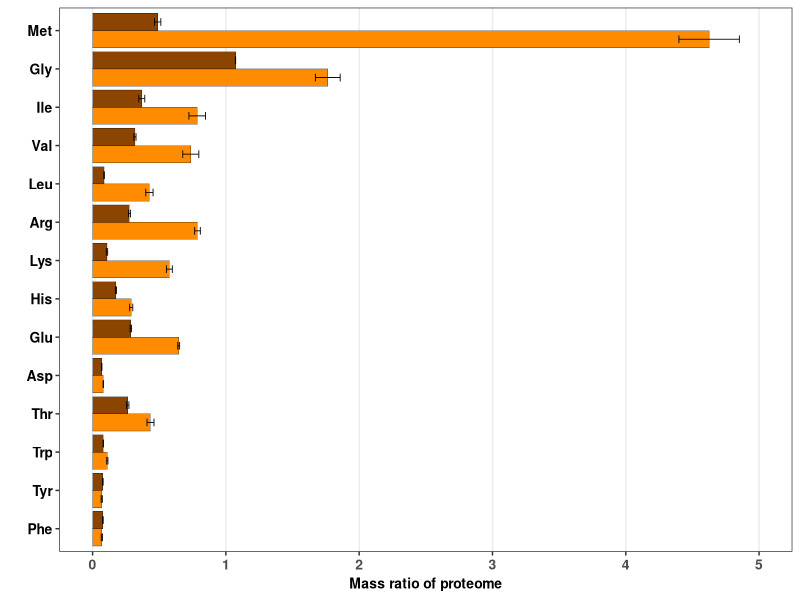
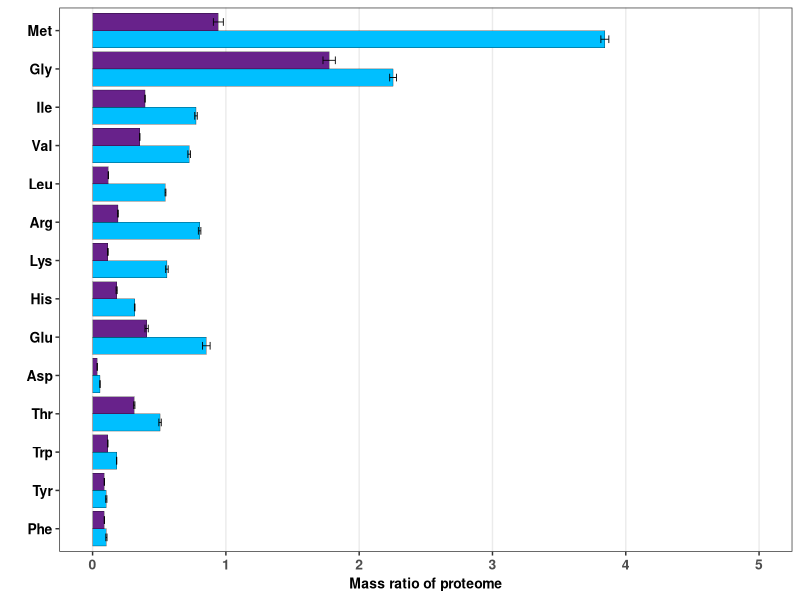
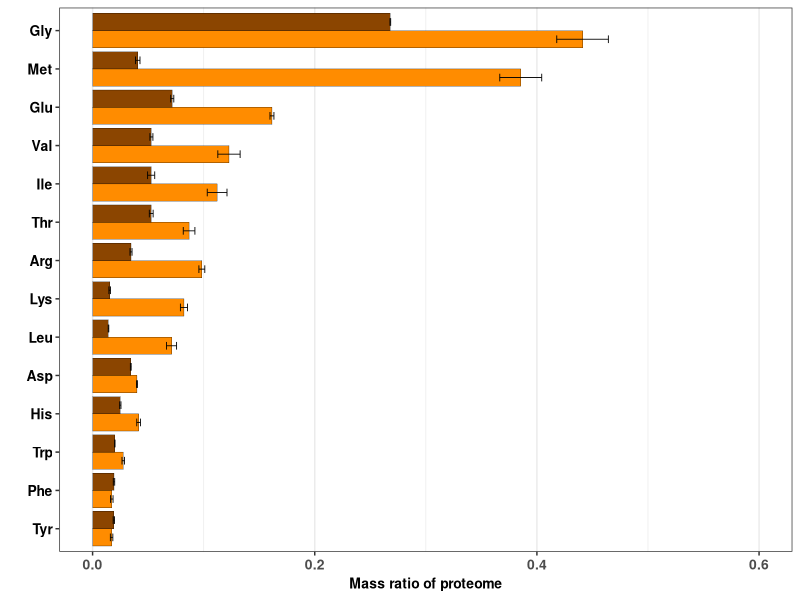
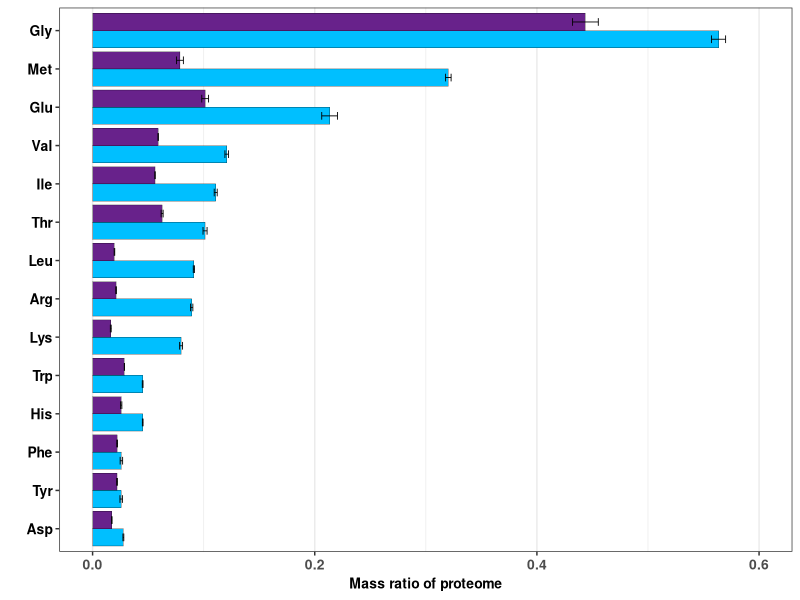

These figures' R source, in order:
# This script will filter individual proteomic data samples through matching to specified proteins,that have been deduced
# from SGD pathways, to be part in the biosynthesis of supplemented amino acids

# Create data-sets for the individual sample conditions, from the supporting data-set.
# Input the data according to the colnames specified sirectly below, one protein per row in the data.frame, for aerobic samples only use the 2 replicates for rich and min respectively
# Example; Accession Rich_repl_1_mass_ratio  Rich_repl_2_mass_ratio Rich_repl_3_mass_ratio Min_repl_1_mass_ratio Min_repl_2_mass_ratio Min_repl_3_mass_ratio Gene_Name Protein_Name
# Example; PXXXXX          0.0056567               0.005343                0.004943           0.005143                  0.005243              0.005003        YXXXXXX    ABC1    

# Load data
input_data_aerobic_min <-  read.csv('glu_proteomics_aerobic_min.csv',header=TRUE,sep = ',',dec = '.')[,c(1,2,3,4,5)]
input_data_aerobic_rich <- read.csv('glu_proteomics_aerobic_rich.csv',header=TRUE,sep = ',',dec = '.')[,c(1,2,3,4,5)]
input_data_anaerobic_min <- read.csv('glu_proteomics_anaerobic_min.csv',header=TRUE,sep = ',',dec = '.')[,c(1,2,3,4,5,6)]
input_data_anaerobic_rich <- read.csv('glu_proteomics_anaerobic_rich.csv',header=TRUE,sep = ',',dec = '.')[,c(1,2,3,4,5,6)]

# Set-up data frames of proteins relating to each amino acid biosynthesis
# Can be found in supporting data-set
#
Arginine_proteins <- data.frame(c('ARG2','ARG7','ARG5,6','ARG8','ARG3','ARG1','ARG4','CPA1','CPA2'))
colnames(Arginine_proteins) <- c('Protein')
Aspartate_proteins <- data.frame(c('AAT1','AAT2'))
colnames(Aspartate_proteins) <- c('Protein')
Glutamate_proteins <- data.frame(c('GLN1','GLT1','GDH1','GDH3'))
colnames(Glutamate_proteins) <- c('Protein')
Glycine_proteins <- data.frame(c('AGX1','GLY1','SHM1','SHM2'))
colnames(Glycine_proteins) <- c('Protein')
Histidine_proteins <- data.frame(c('HIS1','HIS2','HIS3','HIS4','HIS5','HIS6','HIS7'))
colnames(Histidine_proteins) <- c('Protein')
Isoleucine_proteins <- data.frame(c('ILV1','ILV2','ILV3','ILV5','ILV6','BAT1','BAT2'))
colnames(Isoleucine_proteins) <- c('Protein')
Leucine_proteins <- data.frame(c('LEU1','LEU2','LEU4','LEU9','BAT1','BAT2'))
colnames(Leucine_proteins) <- c('Protein')
Lysine_proteins <- data.frame(c('LYS1','LYS2','LYS4','LYS9','LYS12','LYS20','LYS21'))
colnames(Lysine_proteins) <- c('Protein')
Methionine_proteins <- data.frame(c('MET2','MET3','MET5','MET6','MET7','MET10','MET12','MET13','MET14','MET16','MET17','MET22'))
colnames(Methionine_proteins) <- c('Protein')
Phenylalanine_proteins <- data.frame(c('ARO7','ARO8','ARO9','PHA2'))
colnames(Phenylalanine_proteins) <- c('Protein')
Threonine_proteins <- data.frame(c('HOM2','HOM3','HOM6','THR1','THR4'))
colnames(Threonine_proteins) <- c('Protein')
Tryptophan_proteins <- data.frame(c('TRP1','TRP2','TRP3','TRP4','TRP5'))
colnames(Tryptophan_proteins) <- c('Protein')
Tyrosine_proteins <- data.frame(c('ARO7','ARO8','ARO9','TYR1'))
colnames(Tyrosine_proteins) <- c('Protein')
Valine_proteins <- data.frame(c('ILV2','ILV3','ILV5','ILV6','BAT1','BAT2'))
colnames(Valine_proteins) <- c('Protein')

# Sub-set data-sets of proteins to the identified enzymes in amino acid biosynthesis (above)

# Arginine
Arginine_matches_min_anaerobic <- merge(Arginine_proteins,input_data_anaerobic_min,by='Protein',all.x=FALSE)
Arginine_matches_rich_anaerobic <- merge(Arginine_proteins,input_data_anaerobic_rich,by='Protein',all.x=FALSE)
Arginine_matches_min_aerobic <- merge(Arginine_proteins,input_data_aerobic_min,by='Protein',all.x=FALSE)
Arginine_matches_rich_aerobic <- merge(Arginine_proteins,input_data_aerobic_rich,by='Protein',all.x=FALSE)
# Aspartate
Aspartate_matches_min_anaerobic <- merge(Aspartate_proteins,input_data_anaerobic_min,by='Protein',all.x=FALSE)
Aspartate_matches_rich_anaerobic <- merge(Aspartate_proteins,input_data_anaerobic_rich,by='Protein',all.x=FALSE)
Aspartate_matches_min_aerobic <- merge(Aspartate_proteins,input_data_aerobic_min,by='Protein',all.x=FALSE)
Aspartate_matches_rich_aerobic <- merge(Aspartate_proteins,input_data_aerobic_rich,by='Protein',all.x=FALSE)
# Glutamate
Glutamate_matches_min_anaerobic <- merge(Glutamate_proteins,input_data_anaerobic_min,by='Protein',all.x=FALSE)
Glutamate_matches_rich_anaerobic <- merge(Glutamate_proteins,input_data_anaerobic_rich,by='Protein',all.x=FALSE)
Glutamate_matches_min_aerobic <- merge(Glutamate_proteins,input_data_aerobic_min,by='Protein',all.x=FALSE)
Glutamate_matches_rich_aerobic <- merge(Glutamate_proteins,input_data_aerobic_rich,by='Protein',all.x=FALSE)
# Glycine
Glycine_matches_min_anaerobic <- merge(Glycine_proteins,input_data_anaerobic_min,by='Protein',all.x=FALSE)
Glycine_matches_rich_anaerobic <- merge(Glycine_proteins,input_data_anaerobic_rich,by='Protein',all.x=FALSE)
Glycine_matches_min_aerobic <- merge(Glycine_proteins,input_data_aerobic_min,by='Protein',all.x=FALSE)
Glycine_matches_rich_aerobic <- merge(Glycine_proteins,input_data_aerobic_rich,by='Protein',all.x=FALSE)
# Histidine
Histidine_matches_min_anaerobic <- merge(Histidine_proteins,input_data_anaerobic_min,by='Protein',all.x=FALSE)
Histidine_matches_rich_anaerobic <- merge(Histidine_proteins,input_data_anaerobic_rich,by='Protein',all.x=FALSE)
Histidine_matches_min_aerobic <- merge(Histidine_proteins,input_data_aerobic_min,by='Protein',all.x=FALSE)
Histidine_matches_rich_aerobic <- merge(Histidine_proteins,input_data_aerobic_rich,by='Protein',all.x=FALSE)
# Isoleucine
Isoleucine_matches_min_anaerobic <- merge(Isoleucine_proteins,input_data_anaerobic_min,by='Protein',all.x=FALSE)
Isoleucine_matches_rich_anaerobic <- merge(Isoleucine_proteins,input_data_anaerobic_rich,by='Protein',all.x=FALSE)
Isoleucine_matches_min_aerobic <- merge(Isoleucine_proteins,input_data_aerobic_min,by='Protein',all.x=FALSE)
Isoleucine_matches_rich_aerobic <- merge(Isoleucine_proteins,input_data_aerobic_rich,by='Protein',all.x=FALSE)
# Leucine
Leucine_matches_min_anaerobic <- merge(Leucine_proteins,input_data_anaerobic_min,by='Protein',all.x=FALSE)
Leucine_matches_rich_anaerobic <- merge(Leucine_proteins,input_data_anaerobic_rich,by='Protein',all.x=FALSE)
Leucine_matches_min_aerobic <- merge(Leucine_proteins,input_data_aerobic_min,by='Protein',all.x=FALSE)
Leucine_matches_rich_aerobic <- merge(Leucine_proteins,input_data_aerobic_rich,by='Protein',all.x=FALSE)
# Lysine
Lysine_matches_min_anaerobic <- merge(Lysine_proteins,input_data_anaerobic_min,by='Protein',all.x=FALSE)
Lysine_matches_rich_anaerobic <- merge(Lysine_proteins,input_data_anaerobic_rich,by='Protein',all.x=FALSE)
Lysine_matches_min_aerobic <- merge(Lysine_proteins,input_data_aerobic_min,by='Protein',all.x=FALSE)
Lysine_matches_rich_aerobic <- merge(Lysine_proteins,input_data_aerobic_rich,by='Protein',all.x=FALSE)
# Methionine
Methionine_matches_min_anaerobic <- merge(Methionine_proteins,input_data_anaerobic_min,by='Protein',all.x=FALSE)
Methionine_matches_rich_anaerobic <- merge(Methionine_proteins,input_data_anaerobic_rich,by='Protein',all.x=FALSE)
Methionine_matches_min_aerobic <- merge(Methionine_proteins,input_data_aerobic_min,by='Protein',all.x=FALSE)
Methionine_matches_rich_aerobic <- merge(Methionine_proteins,input_data_aerobic_rich,by='Protein',all.x=FALSE)
# Phenylalanine
Phenylalanine_matches_min_anaerobic <- merge(Phenylalanine_proteins,input_data_anaerobic_min,by='Protein',all.x=FALSE)
Phenylalanine_matches_rich_anaerobic <- merge(Phenylalanine_proteins,input_data_anaerobic_rich,by='Protein',all.x=FALSE)
Phenylalanine_matches_min_aerobic <- merge(Phenylalanine_proteins,input_data_aerobic_min,by='Protein',all.x=FALSE)
Phenylalanine_matches_rich_aerobic <- merge(Phenylalanine_proteins,input_data_aerobic_rich,by='Protein',all.x=FALSE)
# Threonine
Threonine_matches_min_anaerobic <- merge(Threonine_proteins,input_data_anaerobic_min,by='Protein',all.x=FALSE)
Threonine_matches_rich_anaerobic <- merge(Threonine_proteins,input_data_anaerobic_rich,by='Protein',all.x=FALSE)
Threonine_matches_min_aerobic <- merge(Threonine_proteins,input_data_aerobic_min,by='Protein',all.x=FALSE)
Threonine_matches_rich_aerobic <- merge(Threonine_proteins,input_data_aerobic_rich,by='Protein',all.x=FALSE)
# Tryptophan
Tryptophan_matches_min_anaerobic <- merge(Tryptophan_proteins,input_data_anaerobic_min,by='Protein',all.x=FALSE)
Tryptophan_matches_rich_anaerobic <- merge(Tryptophan_proteins,input_data_anaerobic_rich,by='Protein',all.x=FALSE)
Tryptophan_matches_min_aerobic <- merge(Tryptophan_proteins,input_data_aerobic_min,by='Protein',all.x=FALSE)
Tryptophan_matches_rich_aerobic <- merge(Tryptophan_proteins,input_data_aerobic_rich,by='Protein',all.x=FALSE)
# Tyrosine
Tyrosine_matches_min_anaerobic <- merge(Tyrosine_proteins,input_data_anaerobic_min,by='Protein',all.x=FALSE)
Tyrosine_matches_rich_anaerobic <- merge(Tyrosine_proteins,input_data_anaerobic_rich,by='Protein',all.x=FALSE)
Tyrosine_matches_min_aerobic <- merge(Tyrosine_proteins,input_data_aerobic_min,by='Protein',all.x=FALSE)
Tyrosine_matches_rich_aerobic <- merge(Tyrosine_proteins,input_data_aerobic_rich,by='Protein',all.x=FALSE)
# Valine
Valine_matches_min_anaerobic <- merge(Valine_proteins,input_data_anaerobic_min,by='Protein',all.x=FALSE)
Valine_matches_rich_anaerobic <- merge(Valine_proteins,input_data_anaerobic_rich,by='Protein',all.x=FALSE)
Valine_matches_min_aerobic <- merge(Valine_proteins,input_data_aerobic_min,by='Protein',all.x=FALSE)
Valine_matches_rich_aerobic <- merge(Valine_proteins,input_data_aerobic_rich,by='Protein',all.x=FALSE)

# Start to set up the data frames that will collect all information, for plotting results
# Mean sums of protein and corresponding standard deviation should be collected, together with
# name of amino acid, the sample condition name and how many proteins that was identified

Collected_results_from_aerobic_min <- data.frame(c(rep('Minimal_Aerobic',14)),c('Arg','Asp','Glu','Gly','His','Ile','Leu','Lys','Met','Phe','Thr','Trp','Tyr','Val'),c(rep(0,14)),c(rep(0,14)),c(rep(0,14)))
Collected_results_from_aerobic_rich <- data.frame(c(rep('Rich_Aerobic',14)),c('Arg','Asp','Glu','Gly','His','Ile','Leu','Lys','Met','Phe','Thr','Trp','Tyr','Val'),c(rep(0,14)),c(rep(0,14)),c(rep(0,14)))
Collected_results_from_anaerobic_min <- data.frame(c(rep('Minimal_Anaerobic',14)),c('Arg','Asp','Glu','Gly','His','Ile','Leu','Lys','Met','Phe','Thr','Trp','Tyr','Val'),c(rep(0,14)),c(rep(0,14)),c(rep(0,14)))
Collected_results_from_anaerobic_rich <- data.frame(c(rep('Rich_Anaerobic',14)),c('Arg','Asp','Glu','Gly','His','Ile','Leu','Lys','Met','Phe','Thr','Trp','Tyr','Val'),c(rep(0,14)),c(rep(0,14)),c(rep(0,14)))
colnames(Collected_results_from_aerobic_min) <- c('Sample','Amino_acid','Mean_summed_mass','Stdev_summed_mass','Number_of_proteins')
colnames(Collected_results_from_aerobic_rich) <- c('Sample','Amino_acid','Mean_summed_mass','Stdev_summed_mass','Number_of_proteins')
colnames(Collected_results_from_anaerobic_min) <- c('Sample','Amino_acid','Mean_summed_mass','Stdev_summed_mass','Number_of_proteins')
colnames(Collected_results_from_anaerobic_rich) <- c('Sample','Amino_acid','Mean_summed_mass','Stdev_summed_mass','Number_of_proteins')

# Start collecting the data

# Mean, stdev and number of identified proteins for minimal aerobic
# Mean
Collected_results_from_aerobic_min[1,3] <- mean(c(sum(Arginine_matches_min_aerobic[,3]*100),sum(Arginine_matches_min_aerobic[,4]*100)))
Collected_results_from_aerobic_min[2,3] <- mean(c(sum(Aspartate_matches_min_aerobic[,3]*100),sum(Aspartate_matches_min_aerobic[,4]*100)))
Collected_results_from_aerobic_min[3,3] <- mean(c(sum(Glutamate_matches_min_aerobic[,3]*100),sum(Glutamate_matches_min_aerobic[,4]*100)))
Collected_results_from_aerobic_min[4,3] <- mean(c(sum(Glycine_matches_min_aerobic[,3]*100),sum(Glycine_matches_min_aerobic[,4]*100)))
Collected_results_from_aerobic_min[5,3] <- mean(c(sum(Histidine_matches_min_aerobic[,3]*100),sum(Histidine_matches_min_aerobic[,4]*100)))
Collected_results_from_aerobic_min[6,3] <- mean(c(sum(Isoleucine_matches_min_aerobic[,3]*100),sum(Isoleucine_matches_min_aerobic[,4]*100)))
Collected_results_from_aerobic_min[7,3] <- mean(c(sum(Leucine_matches_min_aerobic[,3]*100),sum(Leucine_matches_min_aerobic[,4]*100)))
Collected_results_from_aerobic_min[8,3] <- mean(c(sum(Lysine_matches_min_aerobic[,3]*100),sum(Lysine_matches_min_aerobic[,4]*100)))
Collected_results_from_aerobic_min[9,3] <- mean(c(sum(Methionine_matches_min_aerobic[,3]*100),sum(Methionine_matches_min_aerobic[,4]*100)))
Collected_results_from_aerobic_min[10,3] <- mean(c(sum(Phenylalanine_matches_min_aerobic[,3]*100),sum(Phenylalanine_matches_min_aerobic[,4]*100)))
Collected_results_from_aerobic_min[11,3] <- mean(c(sum(Threonine_matches_min_aerobic[,3]*100),sum(Threonine_matches_min_aerobic[,4]*100)))
Collected_results_from_aerobic_min[12,3] <- mean(c(sum(Tryptophan_matches_min_aerobic[,3]*100),sum(Tryptophan_matches_min_aerobic[,4]*100)))
Collected_results_from_aerobic_min[13,3] <- mean(c(sum(Tyrosine_matches_min_aerobic[,3]*100),sum(Tyrosine_matches_min_aerobic[,4]*100)))
Collected_results_from_aerobic_min[14,3] <- mean(c(sum(Valine_matches_min_aerobic[,3]*100),sum(Valine_matches_min_aerobic[,4]*100)))
# Stdev
Collected_results_from_aerobic_min[1,4] <- sd(c(sum(Arginine_matches_min_aerobic[,3]*100),sum(Arginine_matches_min_aerobic[,4]*100)))
Collected_results_from_aerobic_min[2,4] <- sd(c(sum(Aspartate_matches_min_aerobic[,3]*100),sum(Aspartate_matches_min_aerobic[,4]*100)))
Collected_results_from_aerobic_min[3,4] <- sd(c(sum(Glutamate_matches_min_aerobic[,3]*100),sum(Glutamate_matches_min_aerobic[,4]*100)))
Collected_results_from_aerobic_min[4,4] <- sd(c(sum(Glycine_matches_min_aerobic[,3]*100),sum(Glycine_matches_min_aerobic[,4]*100)))
Collected_results_from_aerobic_min[5,4] <- sd(c(sum(Histidine_matches_min_aerobic[,3]*100),sum(Histidine_matches_min_aerobic[,4]*100)))
Collected_results_from_aerobic_min[6,4] <- sd(c(sum(Isoleucine_matches_min_aerobic[,3]*100),sum(Isoleucine_matches_min_aerobic[,4]*100)))
Collected_results_from_aerobic_min[7,4] <- sd(c(sum(Leucine_matches_min_aerobic[,3]*100),sum(Leucine_matches_min_aerobic[,4]*100)))
Collected_results_from_aerobic_min[8,4] <- sd(c(sum(Lysine_matches_min_aerobic[,3]*100),sum(Lysine_matches_min_aerobic[,4]*100)))
Collected_results_from_aerobic_min[9,4] <- sd(c(sum(Methionine_matches_min_aerobic[,3]*100),sum(Methionine_matches_min_aerobic[,4]*100)))
Collected_results_from_aerobic_min[10,4] <- sd(c(sum(Phenylalanine_matches_min_aerobic[,3]*100),sum(Phenylalanine_matches_min_aerobic[,4]*100)))
Collected_results_from_aerobic_min[11,4] <- sd(c(sum(Threonine_matches_min_aerobic[,3]*100),sum(Threonine_matches_min_aerobic[,4]*100)))
Collected_results_from_aerobic_min[12,4] <- sd(c(sum(Tryptophan_matches_min_aerobic[,3]*100),sum(Tryptophan_matches_min_aerobic[,4]*100)))
Collected_results_from_aerobic_min[13,4] <- sd(c(sum(Tyrosine_matches_min_aerobic[,3]*100),sum(Tyrosine_matches_min_aerobic[,4]*100)))
Collected_results_from_aerobic_min[14,4] <- sd(c(sum(Valine_matches_min_aerobic[,3]*100),sum(Valine_matches_min_aerobic[,4]*100)))
# Number of identified proteins
Collected_results_from_aerobic_min[1,5] <- nrow(Arginine_matches_min_aerobic)
Collected_results_from_aerobic_min[2,5] <- nrow(Aspartate_matches_min_aerobic)
Collected_results_from_aerobic_min[3,5] <- nrow(Glutamate_matches_min_aerobic)
Collected_results_from_aerobic_min[4,5] <- nrow(Glycine_matches_min_aerobic)
Collected_results_from_aerobic_min[5,5] <- nrow(Histidine_matches_min_aerobic)
Collected_results_from_aerobic_min[6,5] <- nrow(Isoleucine_matches_min_aerobic)
Collected_results_from_aerobic_min[7,5] <- nrow(Leucine_matches_min_aerobic)
Collected_results_from_aerobic_min[8,5] <- nrow(Lysine_matches_min_aerobic)
Collected_results_from_aerobic_min[9,5] <- nrow(Methionine_matches_min_aerobic)
Collected_results_from_aerobic_min[10,5] <- nrow(Phenylalanine_matches_min_aerobic)
Collected_results_from_aerobic_min[11,5] <- nrow(Threonine_matches_min_aerobic)
Collected_results_from_aerobic_min[12,5] <- nrow(Tryptophan_matches_min_aerobic)
Collected_results_from_aerobic_min[13,5] <- nrow(Tyrosine_matches_min_aerobic)
Collected_results_from_aerobic_min[14,5] <- nrow(Valine_matches_min_aerobic)

# Mean, stdev and number of identified proteins for rich aerobic
# Mean
Collected_results_from_aerobic_rich[1,3] <- mean(c(sum(Arginine_matches_rich_aerobic[,3]*100),sum(Arginine_matches_rich_aerobic[,4]*100)))
Collected_results_from_aerobic_rich[2,3] <- mean(c(sum(Aspartate_matches_rich_aerobic[,3]*100),sum(Aspartate_matches_rich_aerobic[,4]*100)))
Collected_results_from_aerobic_rich[3,3] <- mean(c(sum(Glutamate_matches_rich_aerobic[,3]*100),sum(Glutamate_matches_rich_aerobic[,4]*100)))
Collected_results_from_aerobic_rich[4,3] <- mean(c(sum(Glycine_matches_rich_aerobic[,3]*100),sum(Glycine_matches_rich_aerobic[,4]*100)))
Collected_results_from_aerobic_rich[5,3] <- mean(c(sum(Histidine_matches_rich_aerobic[,3]*100),sum(Histidine_matches_rich_aerobic[,4]*100)))
Collected_results_from_aerobic_rich[6,3] <- mean(c(sum(Isoleucine_matches_rich_aerobic[,3]*100),sum(Isoleucine_matches_rich_aerobic[,4]*100)))
Collected_results_from_aerobic_rich[7,3] <- mean(c(sum(Leucine_matches_rich_aerobic[,3]*100),sum(Leucine_matches_rich_aerobic[,4]*100)))
Collected_results_from_aerobic_rich[8,3] <- mean(c(sum(Lysine_matches_rich_aerobic[,3]*100),sum(Lysine_matches_rich_aerobic[,4]*100)))
Collected_results_from_aerobic_rich[9,3] <- mean(c(sum(Methionine_matches_rich_aerobic[,3]*100),sum(Methionine_matches_rich_aerobic[,4]*100)))
Collected_results_from_aerobic_rich[10,3] <- mean(c(sum(Phenylalanine_matches_rich_aerobic[,3]*100),sum(Phenylalanine_matches_rich_aerobic[,4]*100)))
Collected_results_from_aerobic_rich[11,3] <- mean(c(sum(Threonine_matches_rich_aerobic[,3]*100),sum(Threonine_matches_rich_aerobic[,4]*100)))
Collected_results_from_aerobic_rich[12,3] <- mean(c(sum(Tryptophan_matches_rich_aerobic[,3]*100),sum(Tryptophan_matches_rich_aerobic[,4]*100)))
Collected_results_from_aerobic_rich[13,3] <- mean(c(sum(Tyrosine_matches_rich_aerobic[,3]*100),sum(Tyrosine_matches_rich_aerobic[,4]*100)))
Collected_results_from_aerobic_rich[14,3] <- mean(c(sum(Valine_matches_rich_aerobic[,3]*100),sum(Valine_matches_rich_aerobic[,4]*100)))
# Stdev
Collected_results_from_aerobic_rich[1,4] <- sd(c(sum(Arginine_matches_rich_aerobic[,3]*100),sum(Arginine_matches_rich_aerobic[,4]*100)))
Collected_results_from_aerobic_rich[2,4] <- sd(c(sum(Aspartate_matches_rich_aerobic[,3]*100),sum(Aspartate_matches_rich_aerobic[,4]*100)))
Collected_results_from_aerobic_rich[3,4] <- sd(c(sum(Glutamate_matches_rich_aerobic[,3]*100),sum(Glutamate_matches_rich_aerobic[,4]*100)))
Collected_results_from_aerobic_rich[4,4] <- sd(c(sum(Glycine_matches_rich_aerobic[,3]*100),sum(Glycine_matches_rich_aerobic[,4]*100)))
Collected_results_from_aerobic_rich[5,4] <- sd(c(sum(Histidine_matches_rich_aerobic[,3]*100),sum(Histidine_matches_rich_aerobic[,4]*100)))
Collected_results_from_aerobic_rich[6,4] <- sd(c(sum(Isoleucine_matches_rich_aerobic[,3]*100),sum(Isoleucine_matches_rich_aerobic[,4]*100)))
Collected_results_from_aerobic_rich[7,4] <- sd(c(sum(Leucine_matches_rich_aerobic[,3]*100),sum(Leucine_matches_rich_aerobic[,4]*100)))
Collected_results_from_aerobic_rich[8,4] <- sd(c(sum(Lysine_matches_rich_aerobic[,3]*100),sum(Lysine_matches_rich_aerobic[,4]*100)))
Collected_results_from_aerobic_rich[9,4] <- sd(c(sum(Methionine_matches_rich_aerobic[,3]*100),sum(Methionine_matches_rich_aerobic[,4]*100)))
Collected_results_from_aerobic_rich[10,4] <- sd(c(sum(Phenylalanine_matches_rich_aerobic[,3]*100),sum(Phenylalanine_matches_rich_aerobic[,4]*100)))
Collected_results_from_aerobic_rich[11,4] <- sd(c(sum(Threonine_matches_rich_aerobic[,3]*100),sum(Threonine_matches_rich_aerobic[,4]*100)))
Collected_results_from_aerobic_rich[12,4] <- sd(c(sum(Tryptophan_matches_rich_aerobic[,3]*100),sum(Tryptophan_matches_rich_aerobic[,4]*100)))
Collected_results_from_aerobic_rich[13,4] <- sd(c(sum(Tyrosine_matches_rich_aerobic[,3]*100),sum(Tyrosine_matches_rich_aerobic[,4]*100)))
Collected_results_from_aerobic_rich[14,4] <- sd(c(sum(Valine_matches_rich_aerobic[,3]*100),sum(Valine_matches_rich_aerobic[,4]*100)))
# Number of identified proteins
Collected_results_from_aerobic_rich[1,5] <- nrow(Arginine_matches_rich_aerobic)
Collected_results_from_aerobic_rich[2,5] <- nrow(Aspartate_matches_rich_aerobic)
Collected_results_from_aerobic_rich[3,5] <- nrow(Glutamate_matches_rich_aerobic)
Collected_results_from_aerobic_rich[4,5] <- nrow(Glycine_matches_rich_aerobic)
Collected_results_from_aerobic_rich[5,5] <- nrow(Histidine_matches_rich_aerobic)
Collected_results_from_aerobic_rich[6,5] <- nrow(Isoleucine_matches_rich_aerobic)
Collected_results_from_aerobic_rich[7,5] <- nrow(Leucine_matches_rich_aerobic)
Collected_results_from_aerobic_rich[8,5] <- nrow(Lysine_matches_rich_aerobic)
Collected_results_from_aerobic_rich[9,5] <- nrow(Methionine_matches_rich_aerobic)
Collected_results_from_aerobic_rich[10,5] <- nrow(Phenylalanine_matches_rich_aerobic)
Collected_results_from_aerobic_rich[11,5] <- nrow(Threonine_matches_rich_aerobic)
Collected_results_from_aerobic_rich[12,5] <- nrow(Tryptophan_matches_rich_aerobic)
Collected_results_from_aerobic_rich[13,5] <- nrow(Tyrosine_matches_rich_aerobic)
Collected_results_from_aerobic_rich[14,5] <- nrow(Valine_matches_rich_aerobic)

# Mean, stdev and number of identified proteins for minimal anaerobic
# Mean
Collected_results_from_anaerobic_min[1,3] <- mean(c(sum(Arginine_matches_min_anaerobic[,3]*100),sum(Arginine_matches_min_anaerobic[,4]*100),sum(Arginine_matches_min_anaerobic[,5]*100)))
Collected_results_from_anaerobic_min[2,3] <- mean(c(sum(Aspartate_matches_min_anaerobic[,3]*100),sum(Aspartate_matches_min_anaerobic[,4]*100),sum(Aspartate_matches_min_anaerobic[,5]*100)))
Collected_results_from_anaerobic_min[3,3] <- mean(c(sum(Glutamate_matches_min_anaerobic[,3]*100),sum(Glutamate_matches_min_anaerobic[,4]*100),sum(Glutamate_matches_min_anaerobic[,5]*100)))
Collected_results_from_anaerobic_min[4,3] <- mean(c(sum(Glycine_matches_min_anaerobic[,3]*100),sum(Glycine_matches_min_anaerobic[,4]*100),sum(Glycine_matches_min_anaerobic[,5]*100)))
Collected_results_from_anaerobic_min[5,3] <- mean(c(sum(Histidine_matches_min_anaerobic[,3]*100),sum(Histidine_matches_min_anaerobic[,4]*100),sum(Histidine_matches_min_anaerobic[,5]*100)))
Collected_results_from_anaerobic_min[6,3] <- mean(c(sum(Isoleucine_matches_min_anaerobic[,3]*100),sum(Isoleucine_matches_min_anaerobic[,4]*100),sum(Isoleucine_matches_min_anaerobic[,5]*100)))
Collected_results_from_anaerobic_min[7,3] <- mean(c(sum(Leucine_matches_min_anaerobic[,3]*100),sum(Leucine_matches_min_anaerobic[,4]*100),sum(Leucine_matches_min_anaerobic[,5]*100)))
Collected_results_from_anaerobic_min[8,3] <- mean(c(sum(Lysine_matches_min_anaerobic[,3]*100),sum(Lysine_matches_min_anaerobic[,4]*100),sum(Lysine_matches_min_anaerobic[,5]*100)))
Collected_results_from_anaerobic_min[9,3] <- mean(c(sum(Methionine_matches_min_anaerobic[,3]*100),sum(Methionine_matches_min_anaerobic[,4]*100),sum(Methionine_matches_min_anaerobic[,5]*100)))
Collected_results_from_anaerobic_min[10,3] <- mean(c(sum(Phenylalanine_matches_min_anaerobic[,3]*100),sum(Phenylalanine_matches_min_anaerobic[,4]*100),sum(Phenylalanine_matches_min_anaerobic[,5]*100)))
Collected_results_from_anaerobic_min[11,3] <- mean(c(sum(Threonine_matches_min_anaerobic[,3]*100),sum(Threonine_matches_min_anaerobic[,4]*100),sum(Threonine_matches_min_anaerobic[,5]*100)))
Collected_results_from_anaerobic_min[12,3] <- mean(c(sum(Tryptophan_matches_min_anaerobic[,3]*100),sum(Tryptophan_matches_min_anaerobic[,4]*100),sum(Tryptophan_matches_min_anaerobic[,5]*100)))
Collected_results_from_anaerobic_min[13,3] <- mean(c(sum(Tyrosine_matches_min_anaerobic[,3]*100),sum(Tyrosine_matches_min_anaerobic[,4]*100),sum(Tyrosine_matches_min_anaerobic[,5]*100)))
Collected_results_from_anaerobic_min[14,3] <- mean(c(sum(Valine_matches_min_anaerobic[,3]*100),sum(Valine_matches_min_anaerobic[,4]*100),sum(Valine_matches_min_anaerobic[,5]*100)))
# Stdev
Collected_results_from_anaerobic_min[1,4] <- sd(c(sum(Arginine_matches_min_anaerobic[,3]*100),sum(Arginine_matches_min_anaerobic[,4]*100),sum(Arginine_matches_min_anaerobic[,5]*100)))
Collected_results_from_anaerobic_min[2,4] <- sd(c(sum(Aspartate_matches_min_anaerobic[,3]*100),sum(Aspartate_matches_min_anaerobic[,4]*100),sum(Aspartate_matches_min_anaerobic[,5]*100)))
Collected_results_from_anaerobic_min[3,4] <- sd(c(sum(Glutamate_matches_min_anaerobic[,3]*100),sum(Glutamate_matches_min_anaerobic[,4]*100),sum(Glutamate_matches_min_anaerobic[,5]*100)))
Collected_results_from_anaerobic_min[4,4] <- sd(c(sum(Glycine_matches_min_anaerobic[,3]*100),sum(Glycine_matches_min_anaerobic[,4]*100),sum(Glycine_matches_min_anaerobic[,5]*100)))
Collected_results_from_anaerobic_min[5,4] <- sd(c(sum(Histidine_matches_min_anaerobic[,3]*100),sum(Histidine_matches_min_anaerobic[,4]*100),sum(Histidine_matches_min_anaerobic[,5]*100)))
Collected_results_from_anaerobic_min[6,4] <- sd(c(sum(Isoleucine_matches_min_anaerobic[,3]*100),sum(Isoleucine_matches_min_anaerobic[,4]*100),sum(Isoleucine_matches_min_anaerobic[,5]*100)))
Collected_results_from_anaerobic_min[7,4] <- sd(c(sum(Leucine_matches_min_anaerobic[,3]*100),sum(Leucine_matches_min_anaerobic[,4]*100),sum(Leucine_matches_min_anaerobic[,5]*100)))
Collected_results_from_anaerobic_min[8,4] <- sd(c(sum(Lysine_matches_min_anaerobic[,3]*100),sum(Lysine_matches_min_anaerobic[,4]*100),sum(Lysine_matches_min_anaerobic[,5]*100)))
Collected_results_from_anaerobic_min[9,4] <- sd(c(sum(Methionine_matches_min_anaerobic[,3]*100),sum(Methionine_matches_min_anaerobic[,4]*100),sum(Methionine_matches_min_anaerobic[,5]*100)))
Collected_results_from_anaerobic_min[10,4] <- sd(c(sum(Phenylalanine_matches_min_anaerobic[,3]*100),sum(Phenylalanine_matches_min_anaerobic[,4]*100),sum(Phenylalanine_matches_min_anaerobic[,5]*100)))
Collected_results_from_anaerobic_min[11,4] <- sd(c(sum(Threonine_matches_min_anaerobic[,3]*100),sum(Threonine_matches_min_anaerobic[,4]*100),sum(Threonine_matches_min_anaerobic[,5]*100)))
Collected_results_from_anaerobic_min[12,4] <- sd(c(sum(Tryptophan_matches_min_anaerobic[,3]*100),sum(Tryptophan_matches_min_anaerobic[,4]*100),sum(Tryptophan_matches_min_anaerobic[,5]*100)))
Collected_results_from_anaerobic_min[13,4] <- sd(c(sum(Tyrosine_matches_min_anaerobic[,3]*100),sum(Tyrosine_matches_min_anaerobic[,4]*100),sum(Tyrosine_matches_min_anaerobic[,5]*100)))
Collected_results_from_anaerobic_min[14,4] <- sd(c(sum(Valine_matches_min_anaerobic[,3]*100),sum(Valine_matches_min_anaerobic[,4]*100),sum(Valine_matches_min_anaerobic[,5]*100)))
# Number of identified proteins
Collected_results_from_anaerobic_min[1,5] <- nrow(Arginine_matches_min_anaerobic)
Collected_results_from_anaerobic_min[2,5] <- nrow(Aspartate_matches_min_anaerobic)
Collected_results_from_anaerobic_min[3,5] <- nrow(Glutamate_matches_min_anaerobic)
Collected_results_from_anaerobic_min[4,5] <- nrow(Glycine_matches_min_anaerobic)
Collected_results_from_anaerobic_min[5,5] <- nrow(Histidine_matches_min_anaerobic)
Collected_results_from_anaerobic_min[6,5] <- nrow(Isoleucine_matches_min_anaerobic)
Collected_results_from_anaerobic_min[7,5] <- nrow(Leucine_matches_min_anaerobic)
Collected_results_from_anaerobic_min[8,5] <- nrow(Lysine_matches_min_anaerobic)
Collected_results_from_anaerobic_min[9,5] <- nrow(Methionine_matches_min_anaerobic)
Collected_results_from_anaerobic_min[10,5] <- nrow(Phenylalanine_matches_min_anaerobic)
Collected_results_from_anaerobic_min[11,5] <- nrow(Threonine_matches_min_anaerobic)
Collected_results_from_anaerobic_min[12,5] <- nrow(Tryptophan_matches_min_anaerobic)
Collected_results_from_anaerobic_min[13,5] <- nrow(Tyrosine_matches_min_anaerobic)
Collected_results_from_anaerobic_min[14,5] <- nrow(Valine_matches_min_anaerobic)

# Mean, stdev and number of identified proteins for rich anaerobic
# Mean
Collected_results_from_anaerobic_rich[1,3] <- mean(c(sum(Arginine_matches_rich_anaerobic[,3]*100),sum(Arginine_matches_rich_anaerobic[,4]*100),sum(Arginine_matches_rich_anaerobic[,5]*100)))
Collected_results_from_anaerobic_rich[2,3] <- mean(c(sum(Aspartate_matches_rich_anaerobic[,3]*100),sum(Aspartate_matches_rich_anaerobic[,4]*100),sum(Aspartate_matches_rich_anaerobic[,5]*100)))
Collected_results_from_anaerobic_rich[3,3] <- mean(c(sum(Glutamate_matches_rich_anaerobic[,3]*100),sum(Glutamate_matches_rich_anaerobic[,4]*100),sum(Glutamate_matches_rich_anaerobic[,5]*100)))
Collected_results_from_anaerobic_rich[4,3] <- mean(c(sum(Glycine_matches_rich_anaerobic[,3]*100),sum(Glycine_matches_rich_anaerobic[,4]*100),sum(Glycine_matches_rich_anaerobic[,5]*100)))
Collected_results_from_anaerobic_rich[5,3] <- mean(c(sum(Histidine_matches_rich_anaerobic[,3]*100),sum(Histidine_matches_rich_anaerobic[,4]*100),sum(Histidine_matches_rich_anaerobic[,5]*100)))
Collected_results_from_anaerobic_rich[6,3] <- mean(c(sum(Isoleucine_matches_rich_anaerobic[,3]*100),sum(Isoleucine_matches_rich_anaerobic[,4]*100),sum(Isoleucine_matches_rich_anaerobic[,5]*100)))
Collected_results_from_anaerobic_rich[7,3] <- mean(c(sum(Leucine_matches_rich_anaerobic[,3]*100),sum(Leucine_matches_rich_anaerobic[,4]*100),sum(Leucine_matches_rich_anaerobic[,5]*100)))
Collected_results_from_anaerobic_rich[8,3] <- mean(c(sum(Lysine_matches_rich_anaerobic[,3]*100),sum(Lysine_matches_rich_anaerobic[,4]*100),sum(Lysine_matches_rich_anaerobic[,5]*100)))
Collected_results_from_anaerobic_rich[9,3] <- mean(c(sum(Methionine_matches_rich_anaerobic[,3]*100),sum(Methionine_matches_rich_anaerobic[,4]*100),sum(Methionine_matches_rich_anaerobic[,5]*100)))
Collected_results_from_anaerobic_rich[10,3] <- mean(c(sum(Phenylalanine_matches_rich_anaerobic[,3]*100),sum(Phenylalanine_matches_rich_anaerobic[,4]*100),sum(Phenylalanine_matches_rich_anaerobic[,5]*100)))
Collected_results_from_anaerobic_rich[11,3] <- mean(c(sum(Threonine_matches_rich_anaerobic[,3]*100),sum(Threonine_matches_rich_anaerobic[,4]*100),sum(Threonine_matches_rich_anaerobic[,5]*100)))
Collected_results_from_anaerobic_rich[12,3] <- mean(c(sum(Tryptophan_matches_rich_anaerobic[,3]*100),sum(Tryptophan_matches_rich_anaerobic[,4]*100),sum(Tryptophan_matches_rich_anaerobic[,5]*100)))
Collected_results_from_anaerobic_rich[13,3] <- mean(c(sum(Tyrosine_matches_rich_anaerobic[,3]*100),sum(Tyrosine_matches_rich_anaerobic[,4]*100),sum(Tyrosine_matches_rich_anaerobic[,5]*100)))
Collected_results_from_anaerobic_rich[14,3] <- mean(c(sum(Valine_matches_rich_anaerobic[,3]*100),sum(Valine_matches_rich_anaerobic[,4]*100),sum(Valine_matches_rich_anaerobic[,5]*100)))
# Stdev
Collected_results_from_anaerobic_rich[1,4] <- sd(c(sum(Arginine_matches_rich_anaerobic[,3]*100),sum(Arginine_matches_rich_anaerobic[,4]*100),sum(Arginine_matches_rich_anaerobic[,5]*100)))
Collected_results_from_anaerobic_rich[2,4] <- sd(c(sum(Aspartate_matches_rich_anaerobic[,3]*100),sum(Aspartate_matches_rich_anaerobic[,4]*100),sum(Aspartate_matches_rich_anaerobic[,5]*100)))
Collected_results_from_anaerobic_rich[3,4] <- sd(c(sum(Glutamate_matches_rich_anaerobic[,3]*100),sum(Glutamate_matches_rich_anaerobic[,4]*100),sum(Glutamate_matches_rich_anaerobic[,5]*100)))
Collected_results_from_anaerobic_rich[4,4] <- sd(c(sum(Glycine_matches_rich_anaerobic[,3]*100),sum(Glycine_matches_rich_anaerobic[,4]*100),sum(Glycine_matches_rich_anaerobic[,5]*100)))
Collected_results_from_anaerobic_rich[5,4] <- sd(c(sum(Histidine_matches_rich_anaerobic[,3]*100),sum(Histidine_matches_rich_anaerobic[,4]*100),sum(Histidine_matches_rich_anaerobic[,5]*100)))
Collected_results_from_anaerobic_rich[6,4] <- sd(c(sum(Isoleucine_matches_rich_anaerobic[,3]*100),sum(Isoleucine_matches_rich_anaerobic[,4]*100),sum(Isoleucine_matches_rich_anaerobic[,5]*100)))
Collected_results_from_anaerobic_rich[7,4] <- sd(c(sum(Leucine_matches_rich_anaerobic[,3]*100),sum(Leucine_matches_rich_anaerobic[,4]*100),sum(Leucine_matches_rich_anaerobic[,5]*100)))
Collected_results_from_anaerobic_rich[8,4] <- sd(c(sum(Lysine_matches_rich_anaerobic[,3]*100),sum(Lysine_matches_rich_anaerobic[,4]*100),sum(Lysine_matches_rich_anaerobic[,5]*100)))
Collected_results_from_anaerobic_rich[9,4] <- sd(c(sum(Methionine_matches_rich_anaerobic[,3]*100),sum(Methionine_matches_rich_anaerobic[,4]*100),sum(Methionine_matches_rich_anaerobic[,5]*100)))
Collected_results_from_anaerobic_rich[10,4] <- sd(c(sum(Phenylalanine_matches_rich_anaerobic[,3]*100),sum(Phenylalanine_matches_rich_anaerobic[,4]*100),sum(Phenylalanine_matches_rich_anaerobic[,5]*100)))
Collected_results_from_anaerobic_rich[11,4] <- sd(c(sum(Threonine_matches_rich_anaerobic[,3]*100),sum(Threonine_matches_rich_anaerobic[,4]*100),sum(Threonine_matches_rich_anaerobic[,5]*100)))
Collected_results_from_anaerobic_rich[12,4] <- sd(c(sum(Tryptophan_matches_rich_anaerobic[,3]*100),sum(Tryptophan_matches_rich_anaerobic[,4]*100),sum(Tryptophan_matches_rich_anaerobic[,5]*100)))
Collected_results_from_anaerobic_rich[13,4] <- sd(c(sum(Tyrosine_matches_rich_anaerobic[,3]*100),sum(Tyrosine_matches_rich_anaerobic[,4]*100),sum(Tyrosine_matches_rich_anaerobic[,5]*100)))
Collected_results_from_anaerobic_rich[14,4] <- sd(c(sum(Valine_matches_rich_anaerobic[,3]*100),sum(Valine_matches_rich_anaerobic[,4]*100),sum(Valine_matches_rich_anaerobic[,5]*100)))
# Number of identified proteins
Collected_results_from_anaerobic_rich[1,5] <- nrow(Arginine_matches_rich_anaerobic)
Collected_results_from_anaerobic_rich[2,5] <- nrow(Aspartate_matches_rich_anaerobic)
Collected_results_from_anaerobic_rich[3,5] <- nrow(Glutamate_matches_rich_anaerobic)
Collected_results_from_anaerobic_rich[4,5] <- nrow(Glycine_matches_rich_anaerobic)
Collected_results_from_anaerobic_rich[5,5] <- nrow(Histidine_matches_rich_anaerobic)
Collected_results_from_anaerobic_rich[6,5] <- nrow(Isoleucine_matches_rich_anaerobic)
Collected_results_from_anaerobic_rich[7,5] <- nrow(Leucine_matches_rich_anaerobic)
Collected_results_from_anaerobic_rich[8,5] <- nrow(Lysine_matches_rich_anaerobic)
Collected_results_from_anaerobic_rich[9,5] <- nrow(Methionine_matches_rich_anaerobic)
Collected_results_from_anaerobic_rich[10,5] <- nrow(Phenylalanine_matches_rich_anaerobic)
Collected_results_from_anaerobic_rich[11,5] <- nrow(Threonine_matches_rich_anaerobic)
Collected_results_from_anaerobic_rich[12,5] <- nrow(Tryptophan_matches_rich_anaerobic)
Collected_results_from_anaerobic_rich[13,5] <- nrow(Tyrosine_matches_rich_anaerobic)
Collected_results_from_anaerobic_rich[14,5] <- nrow(Valine_matches_rich_anaerobic)

# Combine the data-sets, for aerobic and anaerobic respectively, before plotting the data

Collected_results_from_aerobic <- rbind(Collected_results_from_aerobic_min,Collected_results_from_aerobic_rich)
Collected_results_from_anaerobic <- rbind(Collected_results_from_anaerobic_min,Collected_results_from_anaerobic_rich)

# Before plotting we add a column that will make us decide the order of amino acids in the plot
# We organize them based on groups of amino acids, with the knowledge of sum of allocation
# between conditions, for that amino acid
Collected_results_from_aerobic[,6] <- as.numeric(c(9,5,6,13,7,12,10,8,14,1,4,3,2,11))
Collected_results_from_anaerobic[,6] <- as.numeric(c(9,5,6,13,7,12,10,8,14,1,4,3,2,11))
colnames(Collected_results_from_aerobic)[6] <- c('Order')
colnames(Collected_results_from_anaerobic)[6] <- c('Order')


# Plot results

# Important!
# The number of identified proteins for each individual sample is added manually to the y-axis title, afterwards,
# corresponding to the value of matched proteins for each individual replicate

library(ggplot2)

# Plot summed abundance for aerobic cultures
# Explanation of colors and what samples they represent
# Aerobic: brown = rich samples,  orange = minimal samples

ggplot(data=Collected_results_from_aerobic, aes(x=reorder(Amino_acid, Order), y=Mean_summed_mass, fill=Sample)) +
  geom_bar(stat="identity", color="black", position=position_dodge(),size=0.1) +
  coord_flip() +
  theme_bw() +
  theme(panel.grid.minor.x = element_blank()) +
  theme(panel.grid.minor.y = element_blank()) +
  theme(panel.grid.major.y = element_blank()) +
  scale_fill_manual(values = c('darkorange','darkorange4')) +
  labs(x=" ") +
  labs(y="Mass ratio of proteome") +
  labs(fill=' ') +
  scale_y_continuous(breaks=c(0,1,2,3,4,5),limits=c(0,5)) +
  theme(legend.position = 'none') +
  theme(axis.text.x = element_text(face = c('bold'),size=10)) +
  theme(axis.title.x = element_text(face = c('bold'),size=10)) +
  theme(axis.text.y = element_text(colour='black',face = c('bold'),size=10)) +
  theme(axis.title.y=element_text(color = "black",size=10,face=c('bold'))) +
  geom_errorbar(aes(ymin=Collected_results_from_aerobic$Mean_summed_mass-Collected_results_from_aerobic$Stdev_summed_mass, ymax=Collected_results_from_aerobic$Mean_summed_mass+Collected_results_from_aerobic$Stdev_summed_mass), width=0.4,position=position_dodge(.9),size=0.3)


# Plot summed abundance for anaerobic cultures
# Explanation of colors and what samples they represent
# Aerobic: purple = rich samples,  light blue = minimal samples
ggplot(data=Collected_results_from_anaerobic, aes(x=reorder(Amino_acid, Order), y=Mean_summed_mass, fill=Sample)) +
  geom_bar(stat="identity", color="black", position=position_dodge(),size=0.1) +
  coord_flip() +
  theme_bw() +
  theme(panel.grid.minor.x = element_blank()) +
  theme(panel.grid.minor.y = element_blank()) +
  theme(panel.grid.major.y = element_blank()) +
  scale_fill_manual(values = c('deepskyblue1','darkorchid4')) +
  labs(x=" ") +
  labs(y="Mass ratio of proteome") +
  labs(fill=' ') +
  scale_y_continuous(breaks=c(0,1,2,3,4,5),limits=c(0,5)) +
  theme(legend.position = 'none') +
  theme(axis.text.x = element_text(face = c('bold'),size=10)) +
  theme(axis.title.x = element_text(face = c('bold'),size=10)) +
  theme(axis.text.y = element_text(colour='black',face = c('bold'),size=10)) +
  theme(axis.title.y=element_text(color = "black",size=10,face=c('bold'))) +
  geom_errorbar(aes(ymin=Collected_results_from_anaerobic$Mean_summed_mass-Collected_results_from_anaerobic$Stdev_summed_mass, ymax=Collected_results_from_anaerobic$Mean_summed_mass+Collected_results_from_anaerobic$Stdev_summed_mass), width=0.4,position=position_dodge(.9),size=0.3)

# Figure S11 C-D
# We also plot the average enzyme mass-allocation within each individual amino acid
#
# After investigation we see that we can actually divide the mean and standard deviations already obtained
# by the number of identified proteins, for each amino acid and sample, and get the same results as if
# we calculate the mean and standard deviation, per protein, based on sums of mass normalized per protein

Collected_results_from_aerobic_normalized_per_protein <- Collected_results_from_aerobic
Collected_results_from_anaerobic_normalized_per_protein <- Collected_results_from_anaerobic
Collected_results_from_aerobic_normalized_per_protein[,3] <- Collected_results_from_aerobic_normalized_per_protein[,3]/Collected_results_from_aerobic_normalized_per_protein[,5]
Collected_results_from_aerobic_normalized_per_protein[,4] <- Collected_results_from_aerobic_normalized_per_protein[,4]/Collected_results_from_aerobic_normalized_per_protein[,5]
Collected_results_from_anaerobic_normalized_per_protein[,3] <- Collected_results_from_anaerobic_normalized_per_protein[,3]/Collected_results_from_anaerobic_normalized_per_protein[,5]
Collected_results_from_anaerobic_normalized_per_protein[,4] <- Collected_results_from_anaerobic_normalized_per_protein[,4]/Collected_results_from_anaerobic_normalized_per_protein[,5]


# Plot average abundance for aerobic cultures
# Explanation of colors and what samples they represent
# Aerobic: brown = rich samples,  orange = minimal samples
ggplot(data=Collected_results_from_aerobic_normalized_per_protein, aes(x=reorder(Amino_acid, Mean_summed_mass), y=Mean_summed_mass, fill=Sample)) +
  geom_bar(stat="identity", color="black", position=position_dodge(),size=0.1) +
  coord_flip() +
  theme_bw() +
  theme(panel.grid.minor.y = element_blank()) +
  theme(panel.grid.major.y = element_blank()) +
  scale_fill_manual(values = c('darkorange','darkorange4')) +
  labs(x=" ") +
  labs(y="Mass ratio of proteome") +
  labs(fill=' ') +
  scale_y_continuous(breaks=c(0,0.2,0.4,0.6),limits=c(0,0.6)) +
  theme(legend.position = 'none') +
  theme(axis.text.x = element_text(face = c('bold'),size=10)) +
  theme(axis.title.x = element_text(face = c('bold'),size=10)) +
  theme(axis.text.y = element_text(colour='black',face = c('bold'),size=10)) +
  theme(axis.title.y=element_text(color = "black",size=10,face=c('bold'))) +
  geom_errorbar(aes(ymin=Collected_results_from_aerobic_normalized_per_protein$Mean_summed_mass-Collected_results_from_aerobic_normalized_per_protein$Stdev_summed_mass, ymax=Collected_results_from_aerobic_normalized_per_protein$Mean_summed_mass+Collected_results_from_aerobic_normalized_per_protein$Stdev_summed_mass), width=0.4,position=position_dodge(.9),size=0.3)

# Plot average abundance for anaerobic cultures
# Explanation of colors and what samples they represent
# Aerobic: purple = rich samples,  light blue = minimal samples
ggplot(data=Collected_results_from_anaerobic_normalized_per_protein, aes(x=reorder(Amino_acid, Mean_summed_mass), y=Mean_summed_mass, fill=Sample)) +
  geom_bar(stat="identity", color="black", position=position_dodge(),size=0.1) +
  coord_flip() +
  theme_bw() +
  theme(panel.grid.minor.y = element_blank()) +
  theme(panel.grid.major.y = element_blank()) +
  scale_fill_manual(values = c('deepskyblue1','darkorchid4')) +
  labs(x=" ") +
  labs(y="Mass ratio of proteome") +
  labs(fill=' ') +
  scale_y_continuous(breaks=c(0,0.2,0.4,0.6),limits=c(0,0.6)) +
  theme(legend.position = 'none') +
  theme(axis.text.x = element_text(face = c('bold'),size=10)) +
  theme(axis.title.x = element_text(face = c('bold'),size=10)) +
  theme(axis.text.y = element_text(colour='black',face = c('bold'),size=10)) +
  theme(axis.title.y=element_text(color = "black",size=10,face=c('bold'))) +
  geom_errorbar(aes(ymin=Collected_results_from_anaerobic_normalized_per_protein$Mean_summed_mass-Collected_results_from_anaerobic_normalized_per_protein$Stdev_summed_mass, ymax=Collected_results_from_anaerobic_normalized_per_protein$Mean_summed_mass+Collected_results_from_anaerobic_normalized_per_protein$Stdev_summed_mass), width=0.4,position=position_dodge(.9),size=0.3)
